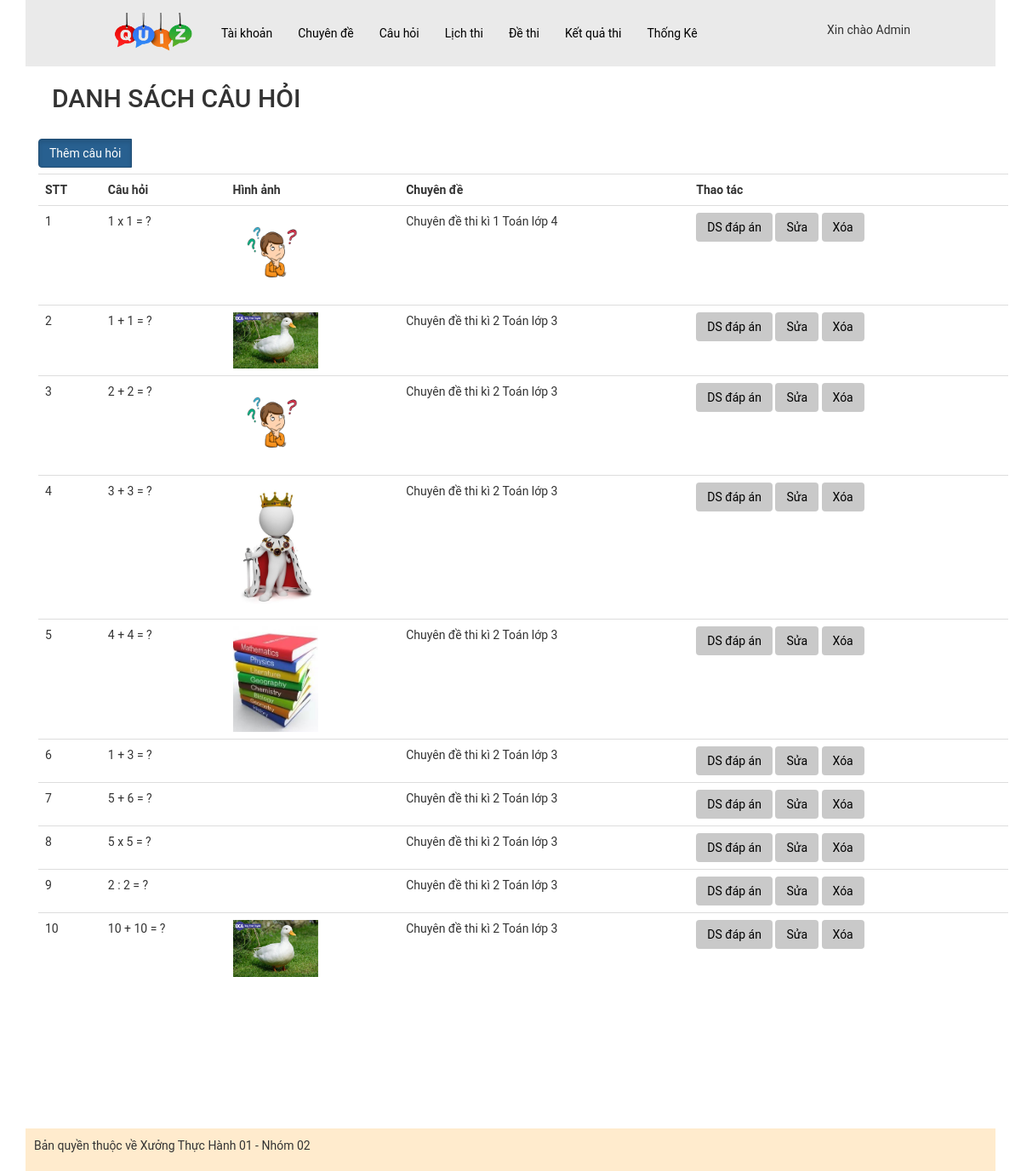
Page /admin/index.php?act=dsch (signed in) on the committed database.
### tables this page shows
CREATE TABLE `cauhoi` (
  `id_ch` int(11) NOT NULL,
  `content` varchar(1000) NOT NULL COMMENT 'Nội dung câu hỏi (Đề bài)',
  `image` varchar(50) DEFAULT NULL,
  `id_cd` int(11) NOT NULL
);

CREATE TABLE `chuyende` (
  `id_cd` int(11) NOT NULL,
  `name` varchar(255) NOT NULL COMMENT 'Tên chuyên đề'
);

### model/pdo.php (called while the page is built, shortened)
<?php
function pdo_get_connection(){
    $servername = "localhost";
    $username = "root";
    $password = "";
    try {
        $conn = new PDO("mysql:host=$servername;dbname=xuongth01_02", $username, $password);
        $conn->setAttribute(PDO::ATTR_ERRMODE, PDO::ERRMODE_EXCEPTION);
        return $conn;
    } catch(PDOException $e) {
        echo "Connection failed: " . $e->getMessage();
    }
}
function pdo_query($sql){
    $sql_args=array_slice(func_get_args(),1);
    try{
        $conn=pdo_get_connection();
        $stmt=$conn->prepare($sql);
        $stmt->execute($sql_args);
        $rows=$stmt->fetchAll();
        return $rows;
    }
    catch(PDOException $e){
        throw $e;
    }
    finally{
        unset($conn);
    }
}
?>

### model/cauhoi.php (called while the page is built, shortened)
<?php
function loadall_cauhoi()
{
    $sql = "SELECT cauhoi.*,
            chuyende.name AS ten_cd
    from cauhoi
    JOIN chuyende ON cauhoi.id_cd = chuyende.id_cd
     order by id_cd desc";
    $listcauhoi = pdo_query($sql);
    return $listcauhoi;
}

### admin/cauhoi/list-cauhoi.php (the view, shortened to what this page needs)
<div class="container">
     <nav class="navbar bg-body-tertiary">
          <div class="container-fluid">
               <h2>DANH SÁCH CÂU HỎI</h2>
          </div>
     </nav>
     <div>
          <div class="btn-group">
               <a href="?act=addch" class="btn btn-primary active" aria-current="page">Thêm câu hỏi</a>
          </div>
          <table class="table table_dsch">
               <tr>
                    <th scope="col">STT</th>
                    <th>Câu hỏi</th>
                    <th>Hình ảnh</th>
                    <th>Chuyên đề</th>
                    <th>Thao tác</th>
               </tr>
               <?php
               foreach ($listcauhoi as $key => $cauhoi) {
                    extract($cauhoi);
                    $suach = "index.php?act=editch&id=" . $id_ch;
                    $xoach = "index.php?act=xoach&id=" . $id_ch;
                    $dsda = "index.php?act=dsda&id=" . $id_ch;
                    $hinhpath = "../uploads/" . $image;
                    if (is_file($hinhpath)) {
                         $hinh = "<img src='" . $hinhpath . "' width='100px'>";
                    } else {
                         $hinh = "";
                    }
                    echo
                    '<tr>
                    <td>' . $key + 1 . '</td>
                    <td>' . $content . '</td>
                    <td>' . $hinh . '</td>
                    <td>' . $ten_cd . '</td>
                    <td>
                    <a class="btn" href="' . $dsda . '">DS đáp án</a>
                    <a class="btn" href="' . $suach . '">Sửa</a>
                    <a class="btn" href="' . $xoach . '" onclick="return confirm(\'Bạn có chắc chắn muốn xóa?\');"> Xóa </a>
                    </td>
               </tr>';
               }
               ?>
          </table>
     </div>
</div>

### assets/css/style_admin.css (style rules this page uses)
.container { margin: 0px auto; padding: 0px; }
* { padding: 0px; margin: 0px; font-family: roboto; }
.btn { background-color: #c9c9c9; padding: 10px; color: black; }
table.table.table_dsch { margin-left: 0px; }

### rows in the picture
cauhoi: content "1 x 1 = ?", image (picture), id_cd.name "Chuyên đề thi kì 1 Toán lớp 4"
cauhoi: content "1 + 1 = ?", image (picture), id_cd.name "Chuyên đề thi kì 2 Toán lớp 3"
cauhoi: content "2 + 2 = ?", image (picture), id_cd.name "Chuyên đề thi kì 2 Toán lớp 3"
cauhoi: content "3 + 3 = ?", image (picture), id_cd.name "Chuyên đề thi kì 2 Toán lớp 3"
cauhoi: content "4 + 4 = ?", image (picture), id_cd.name "Chuyên đề thi kì 2 Toán lớp 3"
cauhoi: content "1 + 3 = ?", id_cd.name "Chuyên đề thi kì 2 Toán lớp 3"
cauhoi: content "5 + 6 = ?", id_cd.name "Chuyên đề thi kì 2 Toán lớp 3"
cauhoi: content "5 x 5 = ?", id_cd.name "Chuyên đề thi kì 2 Toán lớp 3"
cauhoi: content "2 : 2 = ?", id_cd.name "Chuyên đề thi kì 2 Toán lớp 3"
cauhoi: content "10 + 10 = ?", image (picture), id_cd.name "Chuyên đề thi kì 2 Toán lớp 3"

### other values in the picture
$_SESSION['user']['fullname'] "Admin"
